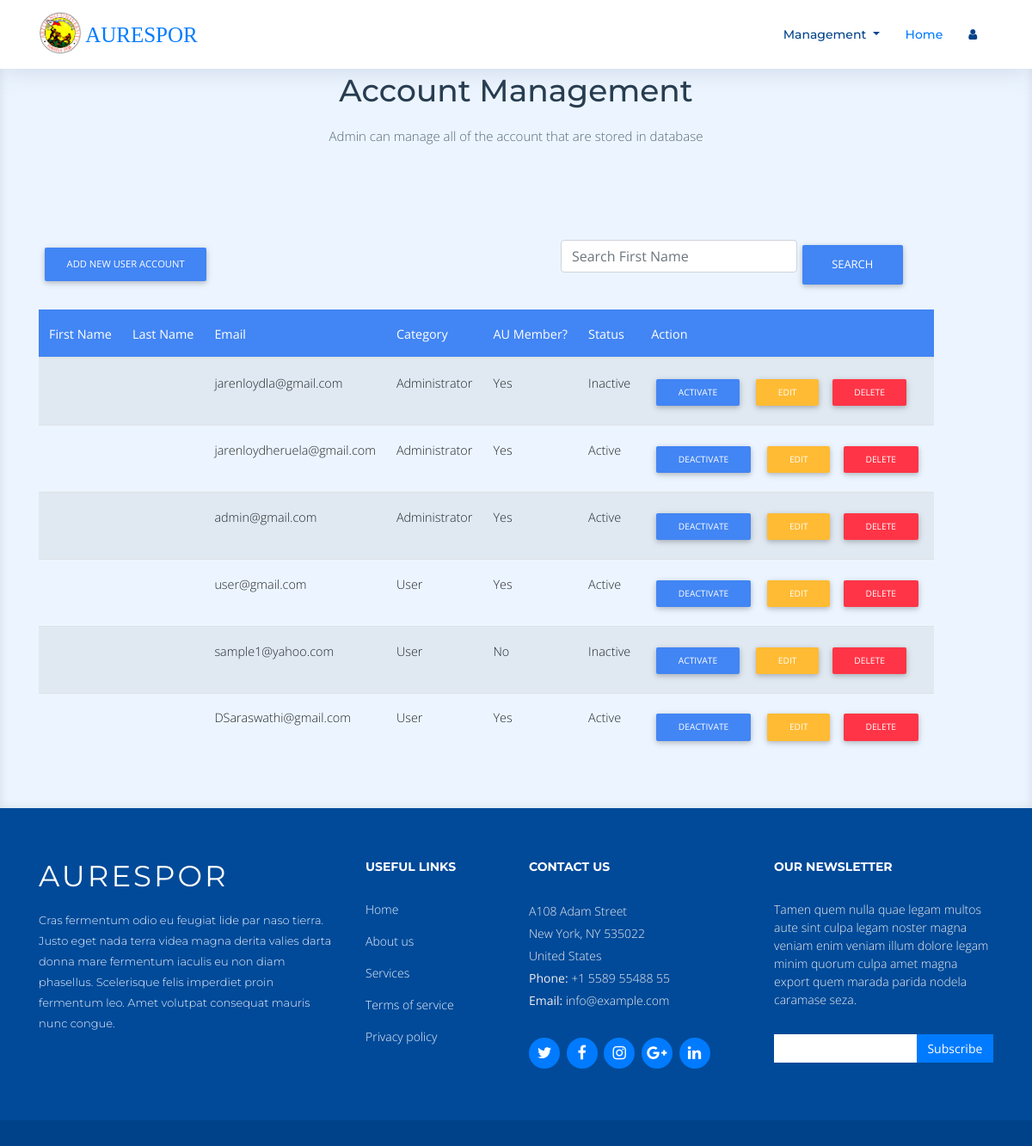
The app's page /old/admindashboard.php, older data.
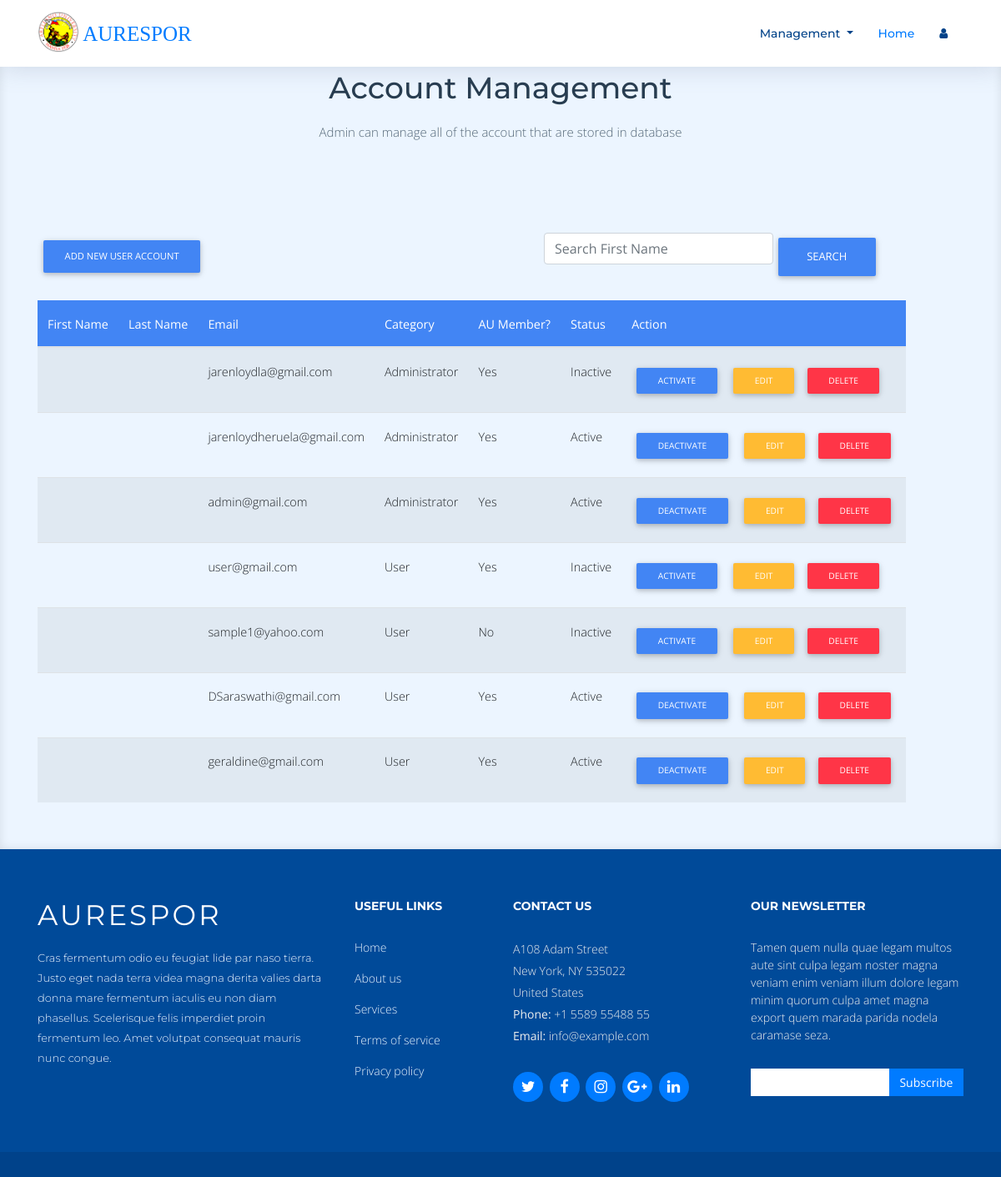
The same page, newer data.
### tables this page shows
CREATE TABLE `tblaccount` (
  `id` int(100) NOT NULL,
  `name` varchar(200) NOT NULL,
  `email` varchar(200) NOT NULL,
  `pass` varchar(200) NOT NULL,
  `status` varchar(20) NOT NULL,
  `ucategory` varchar(20) NOT NULL,
  `au_member` varchar(20) NOT NULL,
  `subcribe` varchar(20) NOT NULL,
  `datesub_start` varchar(20) NOT NULL,
  `datesub_end` varchar(20) NOT NULL
);

### old/admindashboard.php (the view, shortened to what this page needs)
<!DOCTYPE html>
<html lang="en">
<head>
  <link rel="stylesheet" href="https://use.fontawesome.com/releases/v5.11.2/css/all.css">
  <link rel="stylesheet" href="css/bootstrap.min.css">
	<link rel="stylesheet" href="css/mdb.min.css">
  <link href="./resource/lib/font-awesome/css/font-awesome.min.css" rel="stylesheet">
  <link href="./resource/lib/animate/animate.min.css" rel="stylesheet">
  <link href="./resource/lib/ionicons/css/ionicons.min.css" rel="stylesheet">
  <link href="./resource/lib/owlcarousel/assets/owl.carousel.min.css" rel="stylesheet">
  <link href="./resource/lib/lightbox/css/lightbox.min.css" rel="stylesheet">
  <link href="./resource/css/style.css" rel="stylesheet">
  <link href="./resource/css/addons.css" rel="stylesheet">
</head>
<body>
  <header id="header" class="fixed-top">
    <div class="container">
      <div class="logo float-left">
        <a href="#intro" class="scrollto"><img src="img/logo.png" alt="" class="img-fluid">&nbsp;<strong>AURESPOR</strong></a>
      </div>
      <nav class="main-nav float-right d-none d-lg-block" >
        <ul>
              <li class="nav-item dropdown">
                <a class="nav-link dropdown-toggle" href="#" id="navbarDropdown" role="button" data-toggle="dropdown" aria-haspopup="true" aria-expanded="false">
                  Management
                </a>
              </li>
              <li class="nav-item active" >
                <a class="nav-link" href="Journal/journal_dashboard.php">Home <span class="sr-only">(current)</span></a>
              </li>
              <li class="nav-item dropdown" >
              <a class="nav-link " href="#" id="navbarDropdown" role="button" data-toggle="dropdown" aria-haspopup="true" aria-expanded="false">
                <i class="fa fa-user"></i>&nbsp;</a>
              </li>
        </ul>
      </nav>
    </div>
  </header>
<br>
  <main id="main">
    <section id="services" class="section-bg">
      <div class="container">
        <header class="section-header">
          <h3>Account Management</h3>
          <p>Admin can manage all of the account that are stored in database</p>
        </header>
        <div class="row">
<section id="account">
<div class="container pt-5" id="accountdiv">
 <?php include ("./accounts/api/action.php");?>
  <table>
    <tr>
      <td>
      <a type="button" class="btn btn-primary btn-md" data-bs-toggle="modal" data-bs-target="#staticBackdrop">
        Add New User Account</a>
      </td>
      <td>
        <div class="input-group" style="margin: 0 0 0 100%;">
          <input type="search" class="form-control rounded" placeholder="Search First Name" aria-label="Search" style="width: 275px;" >
          <button type="button" class="btn btn-primary" id="accountsearch">Search</button>
        </div>
      </td>
      <td>
      </td>
    </tr>
    <tr><td><h4> </h4></td></tr>
  </table>
      <div class="row">
        <div class="col-xl-12 col-lg-12 col-md-12 col-sm-12 col-12 m-auto d-block">
            <table class="table table-striped" id="firstTable">
                <thead class="bg-primary text-white" id="firstThead">
                    <th> First Name </th>
                    <th> Last Name </th>
                    <th> Email </th>
                    <th> Category </th>
                    <th> AU Member? </th>
                    <th> Status</th>
                    <th colspan="3">Action</th>
                </thead>
                <tbody>
                    <?php
                         $sql = "SELECT * FROM tblaccount";
                         $result = mysqli_query($con, $sql);
                         if(mysqli_num_rows($result) > 0) {
                             $account = mysqli_fetch_all($result,MYSQLI_ASSOC);
                             foreach($account as $user) : ?>
                                <tr id="result">
                                    <td><?php echo $user['fname']; ?> </td>
                                    <td><?php echo $user['lname']; ?> </td>
                                    <td><?php echo $user['email']; ?> </td>
                                    <td><?php echo $user['ucategory']; ?> </td>
                                    <td><?php echo $user['au_member']; ?> </td>
                                    <td><?php echo $user['status']; ?> </td>
                                    <td>
                                        <?php
                                          $status = $user['status'];
                                          if($status == "Active")
                                          {
                                            $stat1="Deactivate";
                                          }
                                          elseif($status =="Inactive")
                                          {
                                            $stat1 = "Activate";
                                          }
                                        ?>
                                            <a href="admindashboard.php?status=<?php echo $user['status']?>&id=<?php echo $user['id']?>"><input type="submit" class="btn btn-primary btn-sm" id="btn_edit1" style="padding: left 10px;" value="<?php echo "$stat1" ?>" >&nbsp;</input></a>
                                          <a href="#editaccount"><input type="submit" class="btn btn-warning btn-sm" id="btn_edit" value="Edit" data-bs-toggle="modal" data-bs-target="#editaccount">
                                          </input></a>
                                          <a href="admindashboard.php?delete=<?php echo $user['id'];?>"><input type="submit" class="btn btn-danger btn-sm" id="btn_delete" value="Delete">
                                          </input></a>
                                    </td>
                                </tr>
                          <?php endforeach;
                         }
                    ?>
                </tbody>
            </table>
        </div>
    </div>
</div>
</section><br><br><br><br>
    </section>
  </main>
  <footer id="footer">
    <div class="footer-top">
      <div class="container">
        <div class="row">
          <div class="col-lg-4 col-md-6 footer-info">
            <h3>AURESPOR</h3>
            <p>Cras fermentum odio eu feugiat lide par naso tierra. Justo eget nada terra videa magna derita valies darta donna mare fermentum iaculis eu non diam phasellus. Scelerisque felis imperdiet proin fermentum leo. Amet volutpat consequat mauris nunc congue.</p>
          </div>
          <div class="col-lg-2 col-md-6 footer-links">
            <h4>Useful Links</h4>
            <ul>
              <li><a href="#">Home</a></li>
              <li><a href="#">About us</a></li>
              <li><a href="#">Services</a></li>
              <li><a href="#">Terms of service</a></li>
              <li><a href="#">Privacy policy</a></li>
            </ul>
          </div>
          <div class="col-lg-3 col-md-6 footer-contact">
            <h4>Contact Us</h4>
            <p>
              A108 Adam Street <br>
              New York, NY 535022<br>
              United States <br>
              <b>Phone:</b> +1 5589 55488 55<br>
              <b>Email:</b> info@example.com<br>
            </p>
            <div class="social-links">
              <a href="#" class="twitter"><i class="fa fa-twitter"></i></a>
              <a href="#" class="facebook"><i class="fa fa-facebook"></i></a>
              <a href="#" class="instagram"><i class="fa fa-instagram"></i></a>
              <a href="#" class="google-plus"><i class="fa fa-google-plus"></i></a>
              <a href="#" class="linkedin"><i class="fa fa-linkedin"></i></a>
            </div>
          </div>
          <div class="col-lg-3 col-md-6 footer-newsletter">
            <h4>Our Newsletter</h4>
            <p>Tamen quem nulla quae legam multos aute sint culpa legam noster magna veniam enim veniam illum dolore legam minim quorum culpa amet magna export quem marada parida nodela caramase seza.</p>
            <form action="" method="post">
              <input type="email" name="email"><input type="submit"  value="Subscribe">
            </form>
          </div>
        </div>
      </div>
    </div>
  </footer>
</body>
</html>

### resource/css/style.css (style rules this page uses)
body { background: #fff; color: #444; font-family: "Open Sans", sans-serif; }
strong { font-family: thwack light; font-size: 25px; }
a { color: #007bff; transition: 0.5s; }
p { padding: 0; margin: 0 0 30px 0; }
h1, h2, h3, h4, h5, h6 { font-family: "Montserrat", sans-serif; font-weight: 400; margin: 0 0 20px 0; padding: 0; }
#header { height: 80px; transition: all 0.5s; z-index: 997; transition: all 0.5s; padding: 20px 0; background: #fff; box-shadow: 0px 0px 30px rgba(127, 137, 161, 0.3); }
#header .logo img { padding: 0; max-height: 50px; position: relative; bottom: 7px; }
.main-nav, .main-nav * { margin: 0; padding: 0; list-style: none; }
.main-nav > ul > li { position: relative; white-space: nowrap; float: left; }
.main-nav a { display: block; position: relative; color: #004289; padding: 10px 15px; transition: 0.3s; font-size: 14px; font-family: "Montserrat", sans-serif; font-weight: 500; }
.main-nav a:hover, .main-nav .active > a, .main-nav li:hover > a { color: #007bff; text-decoration: none; }
.mobile-nav { position: fixed; top: 0; bottom: 0; z-index: 9999; overflow-y: auto; left: -260px; width: 260px; padding-top: 18px; background: rgba(19, 39, 57, 0.8); transition: 0.4s; }
.mobile-nav * { margin: 0; padding: 0; list-style: none; }
.mobile-nav a { display: block; position: relative; color: #fff; padding: 10px 20px; font-weight: 500; }
.mobile-nav a:hover, .mobile-nav .active > a, .mobile-nav li:hover > a { color: #74b5fc; text-decoration: none; }
.section-header h3 { font-size: 36px; color: #283d50; text-align: center; font-weight: 500; position: relative; }
.section-header p { text-align: center; margin: auto; font-size: 15px; padding-bottom: 60px; color: #556877; width: 50%; }
.section-bg { background: #ecf5ff; }
#services { padding: 60px 0 40px 0; box-shadow: inset 0px 0px 12px 0px rgba(0, 0, 0, 0.1); }
#footer { background: #00428a; padding: 0 0 30px 0; color: #eee; font-size: 14px; }
#footer .footer-top { background: #004a99; padding: 60px 0 30px 0; }
#footer .footer-top .footer-info { margin-bottom: 30px; }
#footer .footer-top .footer-info h3 { font-size: 34px; margin: 0 0 20px 0; padding: 2px 0 2px 0; line-height: 1; font-family: "Montserrat", sans-serif; color: #fff; font-weight: 400; letter-spacing: 3px; text-transform: uppercase; }
#footer .footer-top .footer-info p { font-size: 13px; line-height: 24px; margin-bottom: 0; font-family: "Montserrat", sans-serif; color: #ecf5ff; }
#footer .footer-top .social-links a { font-size: 18px; display: inline-block; background: #007bff; color: #fff; line-height: 1; padding: 8px 0; margin-right: 4px; border-radius: 50%; text-align: center; width: 36px; height: 36px; transition: 0.3s; }
#footer .footer-top h4 { font-size: 14px; font-weight: bold; color: #fff; text-transform: uppercase; position: relative; padding-bottom: 10px; }
#footer .footer-top .footer-links { margin-bottom: 30px; }
#footer .footer-top .footer-links ul { list-style: none; padding: 0; margin: 0; }
#footer .footer-top .footer-links ul li { padding: 8px 0; }
#footer .footer-top .footer-links ul li:first-child { padding-top: 0; }
#footer .footer-top .footer-links ul a { color: #ecf5ff; }
#footer .footer-top .footer-contact { margin-bottom: 30px; }
#footer .footer-top .footer-contact p { line-height: 26px; }
#footer .footer-top .footer-newsletter { margin-bottom: 30px; }
#footer .footer-top .footer-newsletter input[type="email"] { border: 0; padding: 6px 8px; width: 65%; }
#footer .footer-top .footer-newsletter input[type="submit"] { background: #007bff; border: 0; width: 35%; padding: 6px 0; text-align: center; color: #fff; transition: 0.3s; cursor: pointer; }

Row changes from the older to the newer data that the page shows:
changed tblaccount "user@gmail.com": status "Active" → "Inactive"; status "Deactivate" → "Activate"
added tblaccount: email "geraldine@gmail.com", ucategory "User", au_member "Yes", status "Active", status "Deactivate"
